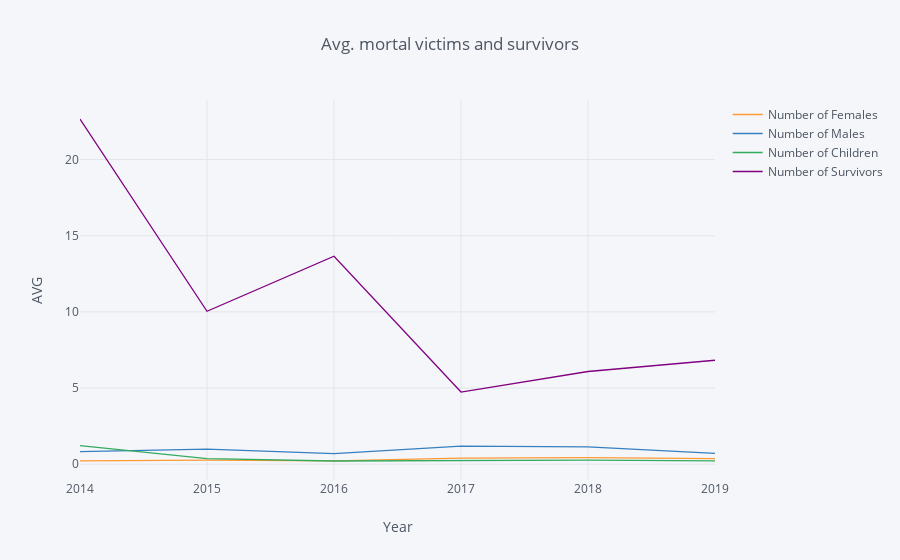

The code cell stored with this chart in its notebook:
### Code cell
deadgender.iplot(kind='line', x='Reported Year', xTitle= 'Year', 
           yTitle='AVG', title='Avg. mortal victims and survivors')

### Figure 1 — Plotly figure (JSON) as saved in the notebook; plotly's stock layout.template omitted (floating-point values rounded to 4 significant figures)
{"data": [{"line": {"color": "rgba(255, 153, 51, 1.0)", "dash": "solid", "shape": "linear", "width": 1.3}, "mode": "lines", "name": "Number of Females", "text": "", "type": "scatter", "uid": "44ce0df3-5fdb-40a4-b228-0c70f685968b", "x": [2014, 2015, 2016, 2017, 2018, 2019], "y": [0.2204, 0.2673, 0.2212, 0.4027, 0.4349, 0.3636]}, {"line": {"color": "rgba(55, 128, 191, 1.0)", "dash": "solid", "shape": "linear", "width": 1.3}, "mode": "lines", "name": "Number of Males", "text": "", "type": "scatter", "uid": "fabe9feb-fa68-498a-bfc8-48d0eb33dc4d", "x": [2014, 2015, 2016, 2017, 2018, 2019], "y": [0.8245, 0.9864, 0.698, 1.19, 1.139, 0.7063]}, {"line": {"color": "rgba(50, 171, 96, 1.0)", "dash": "solid", "shape": "linear", "width": 1.3}, "mode": "lines", "name": "Number of Children", "text": "", "type": "scatter", "uid": "8b9c4bb0-31c7-4751-be68-1b98b6ea5546", "x": [2014, 2015, 2016, 2017, 2018, 2019], "y": [1.224, 0.3601, 0.2102, 0.2271, 0.2636, 0.2168]}, {"line": {"color": "rgba(128, 0, 128, 1.0)", "dash": "solid", "shape": "linear", "width": 1.3}, "mode": "lines", "name": "Number of Survivors", "text": "", "type": "scatter", "uid": "3dcbca52-bb97-4256-8dc3-9bce4747d8a5", "x": [2014, 2015, 2016, 2017, 2018, 2019], "y": [22.67, 10.04, 13.65, 4.737, 6.087, 6.825]}], "layout": {"legend": {"bgcolor": "#F5F6F9", "font": {"color": "#4D5663"}}, "paper_bgcolor": "#F5F6F9", "plot_bgcolor": "#F5F6F9", "title": {"font": {"color": "#4D5663"}, "text": "Avg. mortal victims and survivors"}, "xaxis": {"gridcolor": "#E1E5ED", "showgrid": true, "tickfont": {"color": "#4D5663"}, "title": {"font": {"color": "#4D5663"}, "text": "Year"}, "zerolinecolor": "#E1E5ED"}, "yaxis": {"gridcolor": "#E1E5ED", "showgrid": true, "tickfont": {"color": "#4D5663"}, "title": {"font": {"color": "#4D5663"}, "text": "AVG"}, "zerolinecolor": "#E1E5ED"}}}
